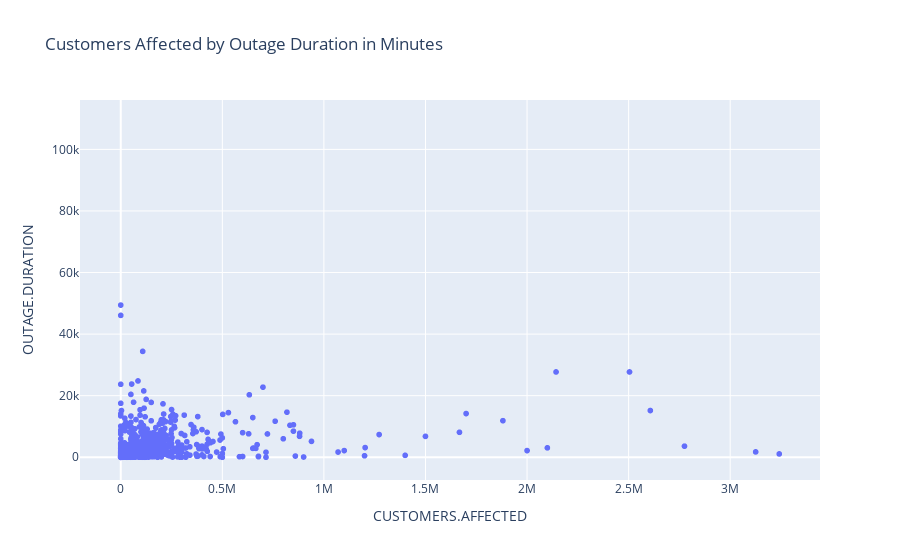

Here is the notebook cell this chart was saved with:
### Markdown cell above
**Univariate Analysis:**

Customers affected by Outages shows that it is more likely that fewer customers will be affected. Meaning that an outage that affects the  maximum amount of customers is much rarer than outages that affect the minimum amount of cutsomers.

### Code cell
fig = px.scatter(outage_clean, x="CUSTOMERS.AFFECTED", y="OUTAGE.DURATION", 
                    title='Customers Affected by Outage Duration in Minutes')
fig.show()

### Figure 1 — Plotly figure (JSON) as saved in the notebook; plotly's stock layout.template omitted (floating-point values rounded to 4 significant figures; data arrays with more than 128 entries replaced by an {"elided": "..."} marker saying what was removed)
{"data": [{"hovertemplate": "CUSTOMERS.AFFECTED=%{x}<br>OUTAGE.DURATION=%{y}<extra></extra>", "legendgroup": "", "marker": {"color": "#636efa", "symbol": "circle"}, "mode": "markers", "name": "", "showlegend": false, "type": "scattergl", "x": {"elided": "1534 int values"}, "xaxis": "x", "y": {"elided": "1534 int values"}, "yaxis": "y"}], "layout": {"legend": {"tracegroupgap": 0}, "title": {"text": "Customers Affected by Outage Duration in Minutes"}, "xaxis": {"anchor": "y", "domain": [0, 1], "title": {"text": "CUSTOMERS.AFFECTED"}}, "yaxis": {"anchor": "x", "domain": [0, 1], "title": {"text": "OUTAGE.DURATION"}}}}
